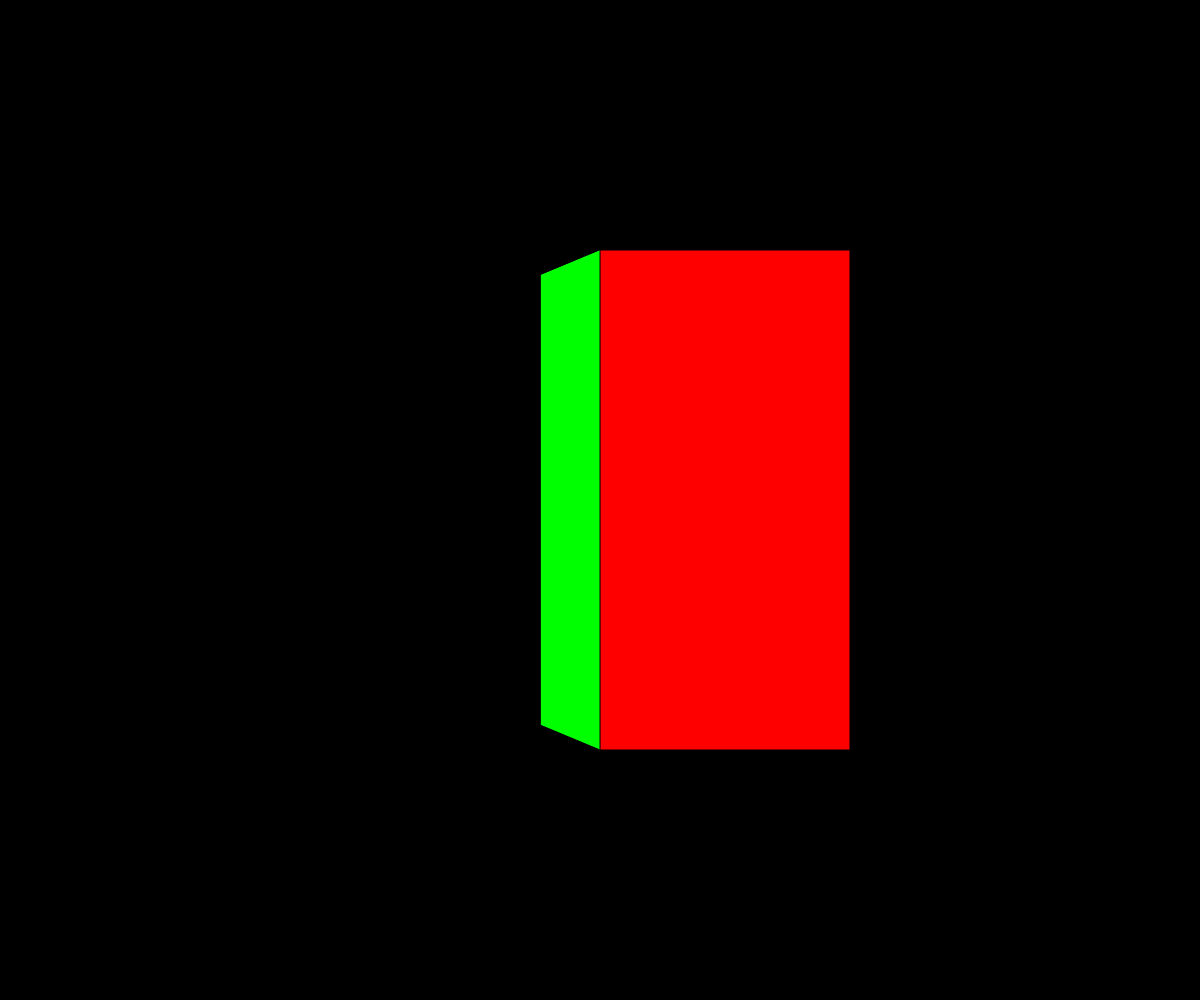
Frame 1 (no input)
Frame 60 (no input): identical to frame 1, image omitted
Frame 120 (the mouse pressed at the canvas centre since frame 60): identical to frame 1, image omitted

The p5.js sketch that drew this single still picture (run headless with seeded random() and noise() and a simulated clock; from frame 60 on, the mouse is pressed at the canvas centre):

// p5.js sketch
// ── sketch.js
function setup() {
    createCanvas(windowWidth, windowHeight);

    // midpoints of x and y axis
    x_mid = windowWidth / 2;
    y_mid = windowHeight / 2;

    // quarters of x and y axis
    x_quart = windowWidth / 4;
    y_quart = windowHeight / 4;

    // origin of triangles
    // this is redundant but will be kept for clarity
    x_origin = x_mid + x_quart;
    y_origin = y_quart;

}

function rand(min, max) {
    return Math.random() * (max - min) + min;
}

function draw() {
    // to be made dynamic
    background(0);

    // all shapes have corners plotted clockwise from top-right

    fill(255, 0, 0);
    rect(x_mid, y_quart, y_quart, y_mid);

    fill(0, 255, 0);
    quad(x_mid, y_quart, x_mid, 3 * y_quart, 0.9 * x_mid, 2.9 * y_quart, 0.9 * x_mid, 1.1 * y_quart);

    fill(0, 0, 255);
    quad(0.9 * x_mid, 1.1 * y_quart, 0.9 * x_mid, 2.9 * y_quart, )


}
